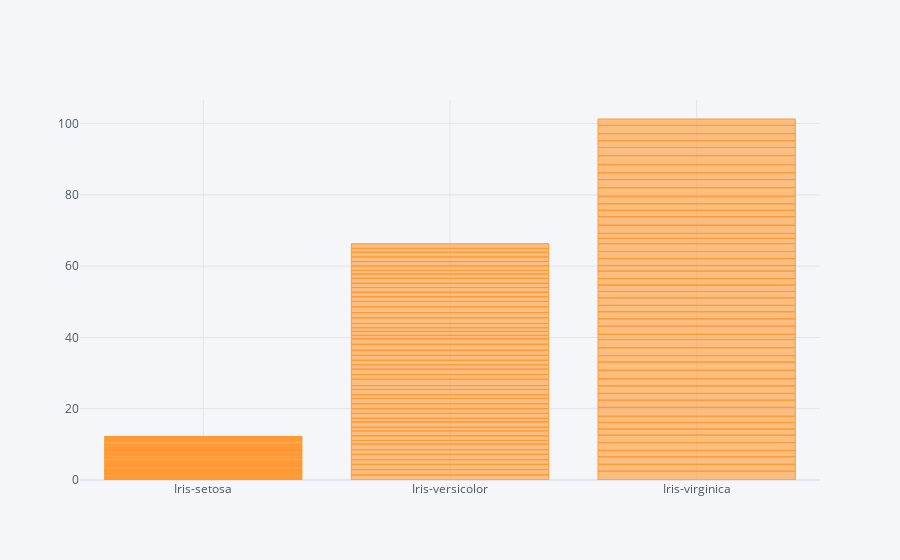

Notebook code for this chart:
### Code cell
iris.iplot(kind='bar',x=['Species'],y=['Petal_Width'])

### Figure 1 — Plotly figure (JSON) as saved in the notebook; plotly's stock layout.template omitted (floating-point values rounded to 4 significant figures; data arrays with more than 128 entries replaced by an {"elided": "..."} marker saying what was removed)
{"data": [{"name": "Petal_Width", "text": "", "y": {"elided": "150 float values"}, "marker": {"color": "rgba(255, 153, 51, 0.6)", "line": {"color": "rgba(255, 153, 51, 1.0)", "width": 1}}, "x": {"elided": "150 str values"}, "type": "bar", "orientation": "v"}], "layout": {"title": {"font": {"color": "#4D5663"}}, "paper_bgcolor": "#F5F6F9", "plot_bgcolor": "#F5F6F9", "yaxis": {"tickfont": {"color": "#4D5663"}, "zerolinecolor": "#E1E5ED", "title": {"text": "", "font": {"color": "#4D5663"}}, "gridcolor": "#E1E5ED", "showgrid": true}, "xaxis": {"tickfont": {"color": "#4D5663"}, "zerolinecolor": "#E1E5ED", "title": {"text": "", "font": {"color": "#4D5663"}}, "gridcolor": "#E1E5ED", "showgrid": true}, "legend": {"bgcolor": "#F5F6F9", "font": {"color": "#4D5663"}}}}
